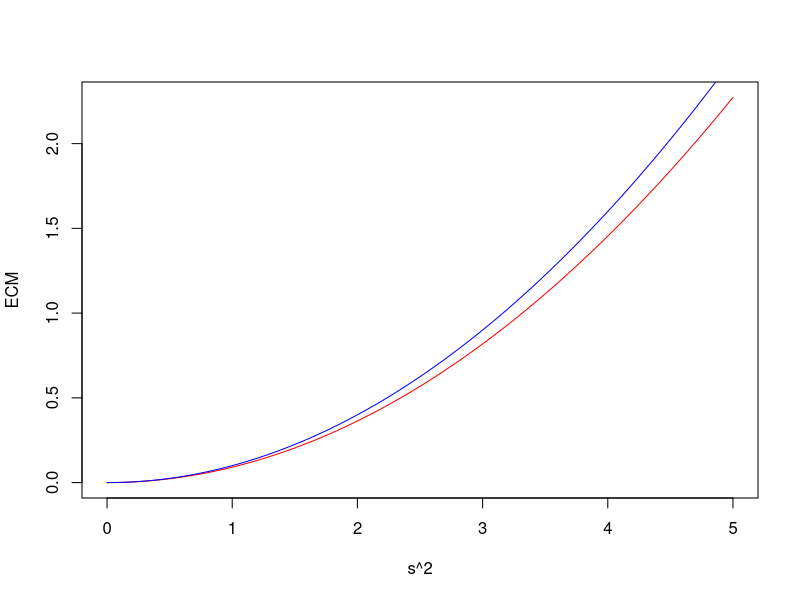
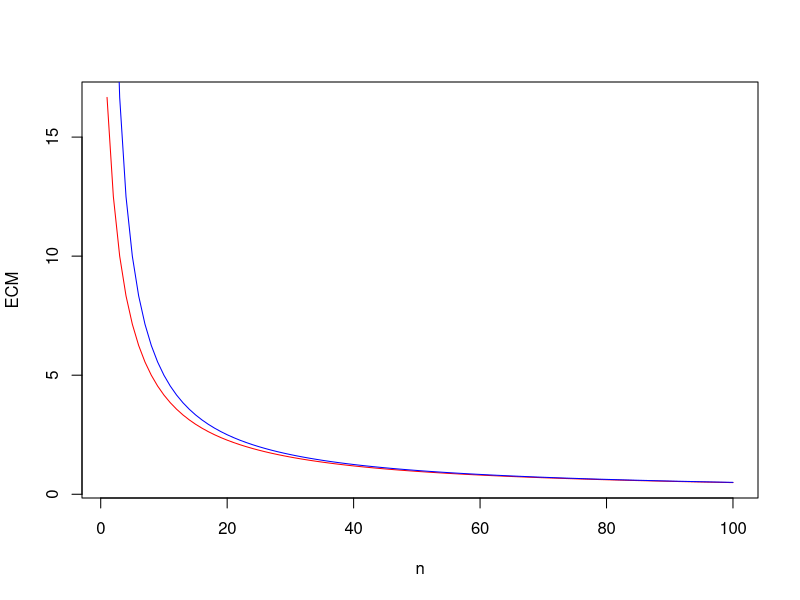
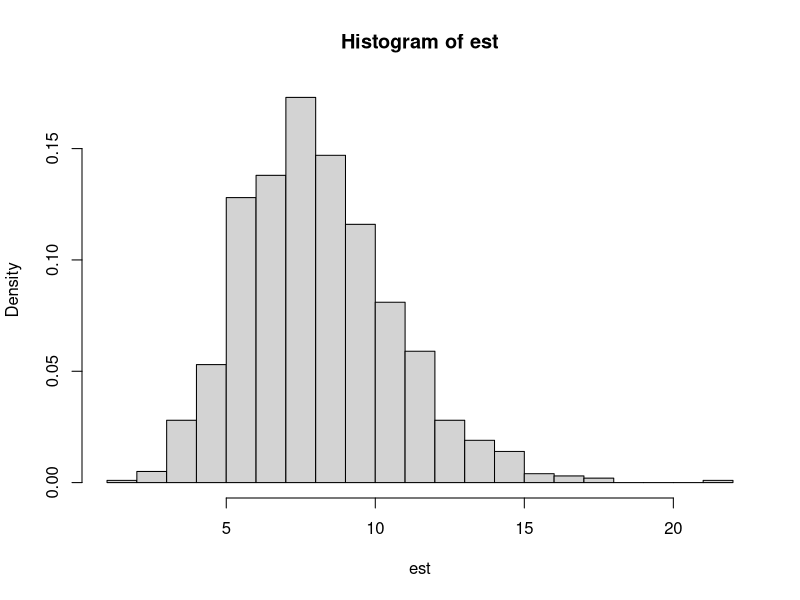
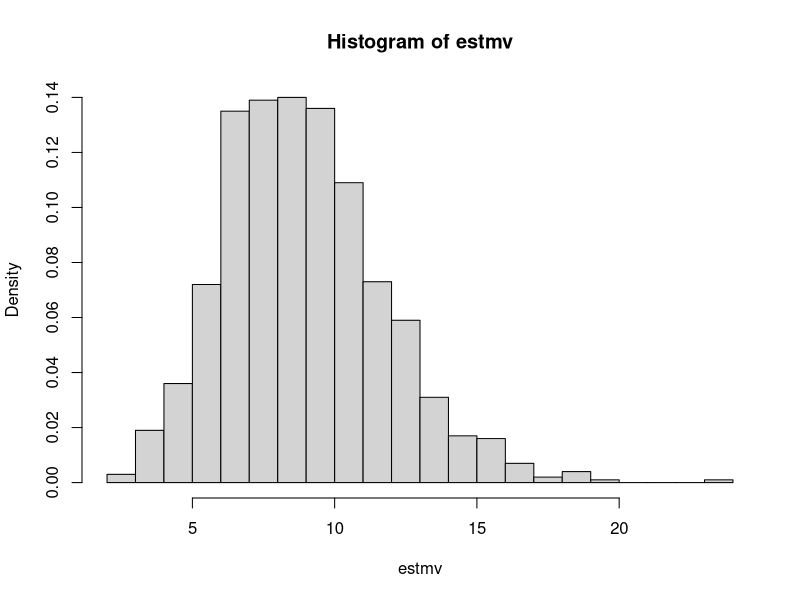

Write R code to recreate these figures, in order.
n <- 20
s = seq(from = 0, to = 5, length.out = 100)
plot(s,s^2*(2/(n+2)), type = 'l', col = 'red', xlab = "s^2", ylab = "ECM")
lines(s,s^2*(2/n), col = 'blue')

sigma2 <- 5

k <- 1:100
plot(k,sigma2^2 *(2/(k+2)), type = 'l',col = 'red', xlab = "n", ylab = "ECM")
lines(k,sigma2^2 *(2/k), col = 'blue')

n <- 20
sigma <- 3

est <- c()
estmv <- c()
for(i in 1:1000){
  x <- rnorm(n, mean = 0, sd = sigma)
  est[i] <- sum(x^2)/(n+2)
  estmv[i] <- mean(x^2)
}
hist(est, breaks = 20, probability = TRUE)
hist(estmv, breaks = 20, probability = TRUE)

mean(est)
mean(estmv)

mean((est-sigma^2)^2)
mean((estmv-sigma^2)^2)


